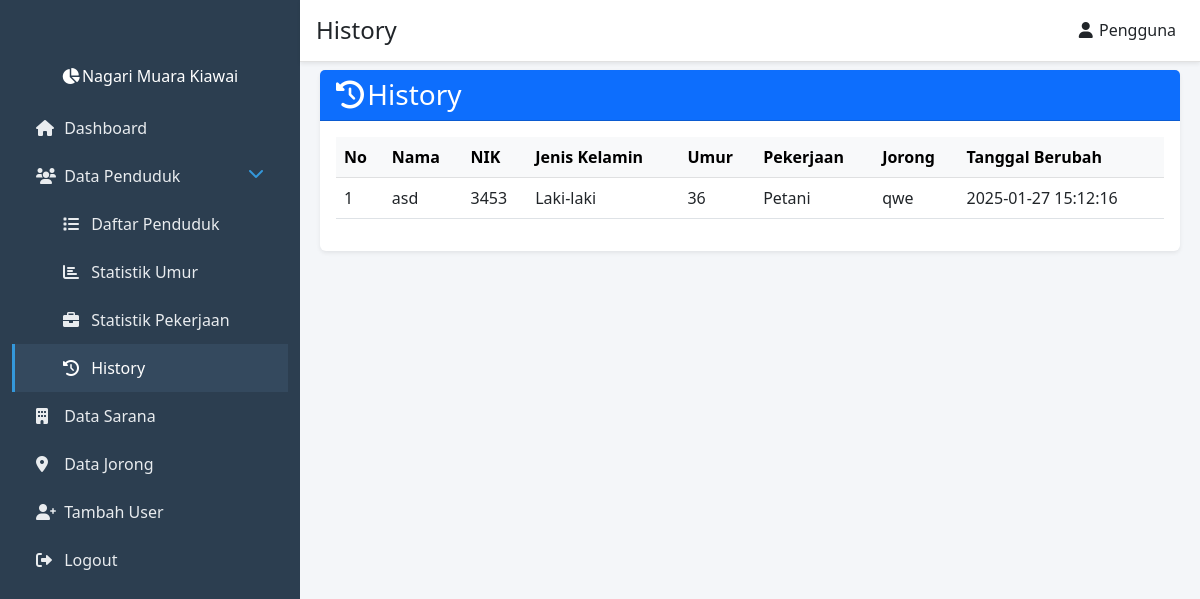
Page /views/penduduk/history.php (signed in) on the committed database.
### tables this page shows
CREATE TABLE `history` (
  `id` int(11) NOT NULL,
  `nama` varchar(100) NOT NULL,
  `nik` varchar(16) NOT NULL,
  `jenis_kelamin` varchar(100) NOT NULL,
  `umur` int(11) NOT NULL,
  `pekerjaan` varchar(50) NOT NULL,
  `jorong` varchar(50) NOT NULL,
  `created_at` timestamp NOT NULL DEFAULT current_timestamp() ON UPDATE current_timestamp()
);

### models/Penduduk.php (called while the page is built, shortened)
<?php
require_once __DIR__ . '/../config/database.php';
class Penduduk
{
    private $conn;
    public function __construct()
    {
        $database = new Database();
        $this->conn = $database->getConnection();
    }
    public function readHistory()
    {
        $query = "SELECT * FROM history ORDER BY id ASC";
        $stmt = $this->conn->prepare($query);
        $stmt->execute();
        return $stmt->fetchAll(PDO::FETCH_ASSOC);
    }
}

### config/database.php (called while the page is built, shortened)
<?php
class Database {
    private $host = 'localhost';
    private $db_name = 'nagari_muara_kiawai';
    private $username = 'root';
    private $password = '';
    public function getConnection() {
        $this->conn = null;
        try {
            $this->conn = new PDO("mysql:host=" . $this->host . ";dbname=" . $this->db_name,
                                   $this->username,
                                   $this->password);
            $this->conn->setAttribute(PDO::ATTR_ERRMODE, PDO::ERRMODE_EXCEPTION);
        } catch(PDOException $exception) {
            echo "Connection error: " . $exception->getMessage();
        }
        return $this->conn;
    }
}

### views/penduduk/history.php (the view, shortened to what this page needs)
<?php
    require_once __DIR__ . '/../../models/Penduduk.php';
    $pendudukModel = new Penduduk();
    $historyList = $pendudukModel->readHistory();
    $n = 1;
    ?>
    <div class="container-fluid">
        <div class="row">
            <div class="col-12">
                <div class="card shadow-sm border-0">
                    <div class="card-header bg-primary text-white d-flex justify-content-between align-items-center">
                        <h3 class="mb-0">
                            <i class="fas fa-history me-2"></i> History
                        </h3>
                    </div>
                    <div class="card-body">
                        <div class="table-responsive">
                        <table class="table table-hover" id="dataPenduduk">
                            <thead class="table-light">
                                <tr>
                                    <th>No</th>
                                    <th>Nama</th>
                                    <th>NIK</th>
                                    <th>Jenis Kelamin</th>
                                    <th>Umur</th>
                                    <th>Pekerjaan</th>
                                    <th>Jorong</th>
                                    <th>Tanggal Berubah</th>
                                </tr>
                            </thead>
                            <tbody>
                                <?php foreach ($historyList as $history): ?>
                                    <tr>
                                        <td><?= $n++ ?></td>
                                        <td><?= $history['nama'] ?></td>
                                        <td><?= $history['nik'] ?></td>
                                        <td><?= $history['jenis_kelamin'] ?></td>
                                        <td><?= $history['umur'] ?></td>
                                        <td><?= $history['pekerjaan'] ?></td>
                                        <td><?= $history['jorong'] ?></td>
                                        <td><?= $history['created_at'] ?></td>
                                    </tr>
                                <?php endforeach; ?>
                            </tbody>
                        </table>
                    </div>
                    </div>
                </div>
            </div>
        </div>
    </div>
    <?php
    include __DIR__ . '/../layout.php';

### views/layout.php (style rules this page uses)
body { background-color: #f4f6f9; }
i { width: 1rem; }

### rows in the picture
history: nama "asd", nik "3453", jenis_kelamin "Laki-laki", umur "36", pekerjaan "Petani", jorong "qwe", created_at "2025-01-27 15:12:16"

### other values in the picture
$pageTitle "History"
$_SESSION['username'] "Pengguna"
